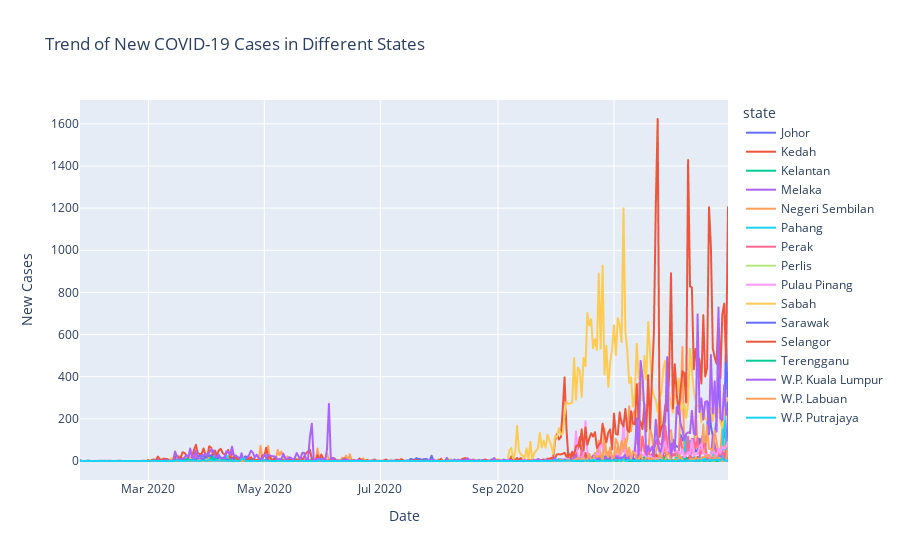

Here is the notebook cell this chart was saved with:
### Code cell
import pandas as pd
import plotly.express as px

CSV_FILE = 'casesstate.csv'
df = pd.read_csv(CSV_FILE)
df['date'] = pd.to_datetime(df['date'])
unique_years = df['date'].dt.year.unique()
user_input = input("Enter specific years or leave empty for all years: ")


if user_input:
    selected_years = [int(year.strip()) for year in user_input.split(",")]
    df_filtered = df[df['date'].dt.year.isin(selected_years)]
else:
    df_filtered = df


fig = px.line(df_filtered, x='date', y='cases_new', color='state',title='Trend of New COVID-19 Cases in Different States')
fig.update_layout(xaxis_title='Date', yaxis_title='New Cases')
fig.show()

### Figure 1 — Plotly figure (JSON) as saved in the notebook; plotly's stock layout.template omitted (floating-point values rounded to 4 significant figures; data arrays with more than 128 entries replaced by an {"elided": "..."} marker saying what was removed)
{"data": [{"hovertemplate": "state=Johor<br>date=%{x}<br>cases_new=%{y}<extra></extra>", "legendgroup": "Johor", "line": {"color": "#636efa", "dash": "solid"}, "marker": {"symbol": "circle"}, "mode": "lines", "name": "Johor", "showlegend": true, "type": "scattergl", "x": {"elided": "342 str values"}, "xaxis": "x", "y": {"elided": "342 int values"}, "yaxis": "y"}, {"hovertemplate": "state=Kedah<br>date=%{x}<br>cases_new=%{y}<extra></extra>", "legendgroup": "Kedah", "line": {"color": "#EF553B", "dash": "solid"}, "marker": {"symbol": "circle"}, "mode": "lines", "name": "Kedah", "showlegend": true, "type": "scattergl", "x": {"elided": "342 str values"}, "xaxis": "x", "y": {"elided": "342 int values"}, "yaxis": "y"}, {"hovertemplate": "state=Kelantan<br>date=%{x}<br>cases_new=%{y}<extra></extra>", "legendgroup": "Kelantan", "line": {"color": "#00cc96", "dash": "solid"}, "marker": {"symbol": "circle"}, "mode": "lines", "name": "Kelantan", "showlegend": true, "type": "scattergl", "x": {"elided": "342 str values"}, "xaxis": "x", "y": {"elided": "342 int values"}, "yaxis": "y"}, {"hovertemplate": "state=Melaka<br>date=%{x}<br>cases_new=%{y}<extra></extra>", "legendgroup": "Melaka", "line": {"color": "#ab63fa", "dash": "solid"}, "marker": {"symbol": "circle"}, "mode": "lines", "name": "Melaka", "showlegend": true, "type": "scattergl", "x": {"elided": "342 str values"}, "xaxis": "x", "y": {"elided": "342 int values"}, "yaxis": "y"}, {"hovertemplate": "state=Negeri Sembilan<br>date=%{x}<br>cases_new=%{y}<extra></extra>", "legendgroup": "Negeri Sembilan", "line": {"color": "#FFA15A", "dash": "solid"}, "marker": {"symbol": "circle"}, "mode": "lines", "name": "Negeri Sembilan", "showlegend": true, "type": "scattergl", "x": {"elided": "342 str values"}, "xaxis": "x", "y": {"elided": "342 int values"}, "yaxis": "y"}, {"hovertemplate": "state=Pahang<br>date=%{x}<br>cases_new=%{y}<extra></extra>", "legendgroup": "Pahang", "line": {"color": "#19d3f3", "dash": "solid"}, "marker": {"symbol": "circle"}, "mode": "lines", "name": "Pahang", "showlegend": true, "type": "scattergl", "x": {"elided": "342 str values"}, "xaxis": "x", "y": {"elided": "342 int values"}, "yaxis": "y"}, {"hovertemplate": "state=Perak<br>date=%{x}<br>cases_new=%{y}<extra></extra>", "legendgroup": "Perak", "line": {"color": "#FF6692", "dash": "solid"}, "marker": {"symbol": "circle"}, "mode": "lines", "name": "Perak", "showlegend": true, "type": "scattergl", "x": {"elided": "342 str values"}, "xaxis": "x", "y": {"elided": "342 int values"}, "yaxis": "y"}, {"hovertemplate": "state=Perlis<br>date=%{x}<br>cases_new=%{y}<extra></extra>", "legendgroup": "Perlis", "line": {"color": "#B6E880", "dash": "solid"}, "marker": {"symbol": "circle"}, "mode": "lines", "name": "Perlis", "showlegend": true, "type": "scattergl", "x": {"elided": "342 str values"}, "xaxis": "x", "y": {"elided": "342 int values"}, "yaxis": "y"}, {"hovertemplate": "state=Pulau Pinang<br>date=%{x}<br>cases_new=%{y}<extra></extra>", "legendgroup": "Pulau Pinang", "line": {"color": "#FF97FF", "dash": "solid"}, "marker": {"symbol": "circle"}, "mode": "lines", "name": "Pulau Pinang", "showlegend": true, "type": "scattergl", "x": {"elided": "342 str values"}, "xaxis": "x", "y": {"elided": "342 int values"}, "yaxis": "y"}, {"hovertemplate": "state=Sabah<br>date=%{x}<br>cases_new=%{y}<extra></extra>", "legendgroup": "Sabah", "line": {"color": "#FECB52", "dash": "solid"}, "marker": {"symbol": "circle"}, "mode": "lines", "name": "Sabah", "showlegend": true, "type": "scattergl", "x": {"elided": "342 str values"}, "xaxis": "x", "y": {"elided": "342 int values"}, "yaxis": "y"}, {"hovertemplate": "state=Sarawak<br>date=%{x}<br>cases_new=%{y}<extra></extra>", "legendgroup": "Sarawak", "line": {"color": "#636efa", "dash": "solid"}, "marker": {"symbol": "circle"}, "mode": "lines", "name": "Sarawak", "showlegend": true, "type": "scattergl", "x": {"elided": "342 str values"}, "xaxis": "x", "y": {"elided": "342 int values"}, "yaxis": "y"}, {"hovertemplate": "state=Selangor<br>date=%{x}<br>cases_new=%{y}<extra></extra>", "legendgroup": "Selangor", "line": {"color": "#EF553B", "dash": "solid"}, "marker": {"symbol": "circle"}, "mode": "lines", "name": "Selangor", "showlegend": true, "type": "scattergl", "x": {"elided": "342 str values"}, "xaxis": "x", "y": {"elided": "342 int values"}, "yaxis": "y"}, {"hovertemplate": "state=Terengganu<br>date=%{x}<br>cases_new=%{y}<extra></extra>", "legendgroup": "Terengganu", "line": {"color": "#00cc96", "dash": "solid"}, "marker": {"symbol": "circle"}, "mode": "lines", "name": "Terengganu", "showlegend": true, "type": "scattergl", "x": {"elided": "342 str values"}, "xaxis": "x", "y": {"elided": "342 int values"}, "yaxis": "y"}, {"hovertemplate": "state=W.P. Kuala Lumpur<br>date=%{x}<br>cases_new=%{y}<extra></extra>", "legendgroup": "W.P. Kuala Lumpur", "line": {"color": "#ab63fa", "dash": "solid"}, "marker": {"symbol": "circle"}, "mode": "lines", "name": "W.P. Kuala Lumpur", "showlegend": true, "type": "scattergl", "x": {"elided": "342 str values"}, "xaxis": "x", "y": {"elided": "342 int values"}, "yaxis": "y"}, {"hovertemplate": "state=W.P. Labuan<br>date=%{x}<br>cases_new=%{y}<extra></extra>", "legendgroup": "W.P. Labuan", "line": {"color": "#FFA15A", "dash": "solid"}, "marker": {"symbol": "circle"}, "mode": "lines", "name": "W.P. Labuan", "showlegend": true, "type": "scattergl", "x": {"elided": "342 str values"}, "xaxis": "x", "y": {"elided": "342 int values"}, "yaxis": "y"}, {"hovertemplate": "state=W.P. Putrajaya<br>date=%{x}<br>cases_new=%{y}<extra></extra>", "legendgroup": "W.P. Putrajaya", "line": {"color": "#19d3f3", "dash": "solid"}, "marker": {"symbol": "circle"}, "mode": "lines", "name": "W.P. Putrajaya", "showlegend": true, "type": "scattergl", "x": {"elided": "342 str values"}, "xaxis": "x", "y": {"elided": "342 int values"}, "yaxis": "y"}], "layout": {"legend": {"title": {"text": "state"}, "tracegroupgap": 0}, "title": {"text": "Trend of New COVID-19 Cases in Different States"}, "xaxis": {"anchor": "y", "domain": [0, 1], "title": {"text": "Date"}}, "yaxis": {"anchor": "x", "domain": [0, 1], "title": {"text": "New Cases"}}}}
